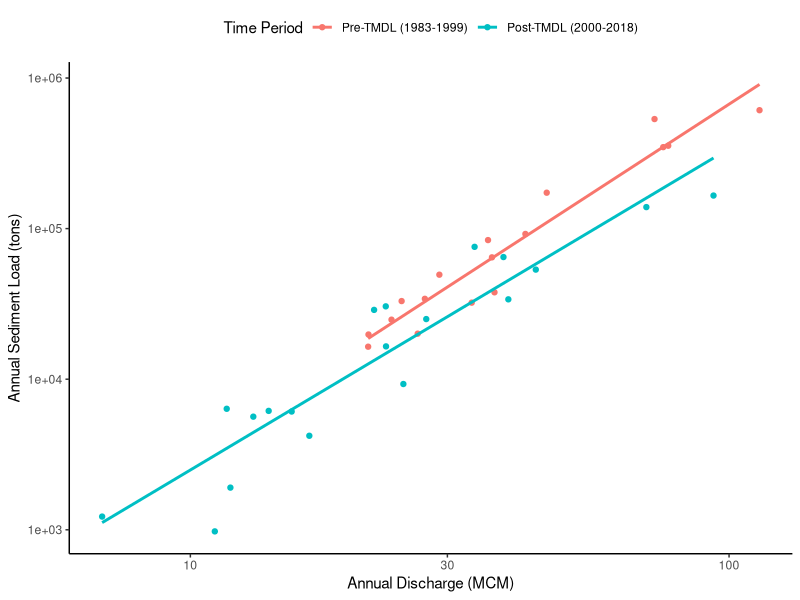
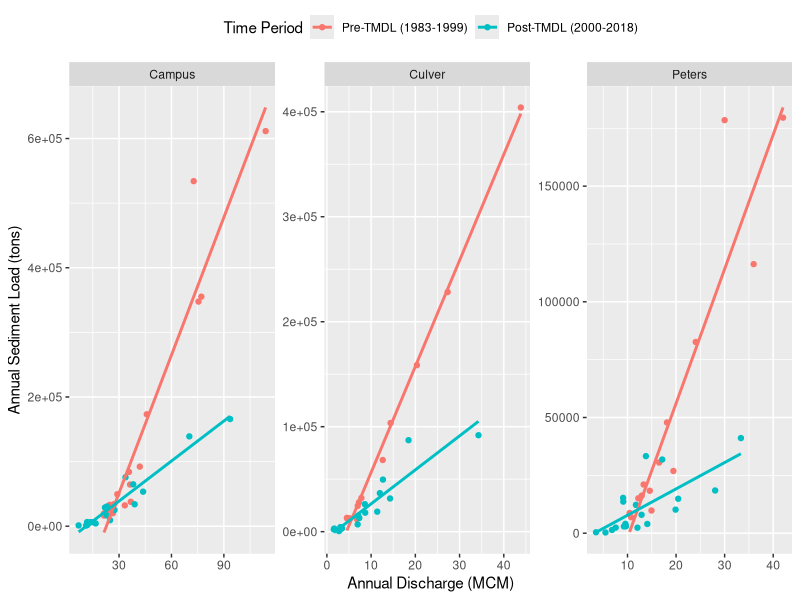

The R source for these figures, in order:
### SD Creek Campus Dr rating curve development pre and post tmdl

install.packages("rstatix")

#load libraries
library("ggplot2")
library("dplyr")
library(rstatix)

### read in sediment data
sed <- read.csv("./data/01_input/CampusDr_sedimentratingdata.csv") %>% 
  mutate(log.Q.MCM = log10(AnnualQ_MCM),
         log.sed.tons = log10(Annual_sediment_tons))

#add column for TMDL
sed$tmdl <- "Pre-TMDL (1983-1999)"
sed$tmdl[sed$Year > 1999] <- "Post-TMDL (2000-2018)"
#set levels of tmdl
sed$tmdl <- factor(sed$tmdl, levels = c("Pre-TMDL (1983-1999)", "Post-TMDL (2000-2018)"))

sed$AnnualQ_acreft <- as.numeric(sed$AnnualQ_acreft)



#plot sediment rating curve
sed.rat <- ggplot(sed, aes(x=AnnualQ_MCM, y=Annual_sediment_tons, color = tmdl)) +
  geom_point() +
  scale_x_continuous(trans='log10') +
  scale_y_continuous(trans='log10') +
  geom_smooth(method = 'lm', , se=F) + #
  labs(x = "Annual Discharge (MCM)", y = "Annual Sediment Load (tons)", colour = "Time Period") +
  theme_bw() +
  theme(panel.border = element_blank(), panel.grid.major = element_blank(),
        panel.grid.minor = element_blank(), axis.line = element_line(colour = "black")) +
  theme(legend.position="top")
  
#save jpg
ggsave(sed.rat, file="./data/01_output/SdCkCampus_ratings.jpg", dpi=300, width = 5, height= 5)

#fit linear model to log-log transformed to get a and b
sed.pre <- sed %>% 
  filter(Year < 2000)
#fit linear model to log log
pre.fit <- lm(log.sed.tons ~ log.Q.MCM, sed.pre)
#pre tmdl av annual flow
pre.mean.ann.flow.MCM <- mean(sed.pre$AnnualQ_MCM)
pre.mean.ann.sed.tons <- mean(sed.pre$Annual_sediment_tons)
pre.mean.ann.sed.tons.km2 <- pre.mean.ann.sed.tons/306


#fit linear model to post tmdl
sed.post <- sed %>% 
  filter(Year > 1999)
#fit linear model to log log
post.fit <- lm(log.sed.tons ~ log.Q.MCM, sed.post)
#post tmdl av annual flow
post.mean.ann.flow.MCM <- mean(sed.post$AnnualQ_MCM)
post.mean.ann.sed.tons <- mean(sed.post$Annual_sediment_tons)
post.mean.ann.sed.tons.km2 <- post.mean.ann.sed.tons/306

#ancova test sig diff between two models post and pre tmdl
anova.diff <- anova_test(sed, log.sed.tons ~ log.Q.MCM + tmdl, type=3, detailed = TRUE) #type 3 is ancova


#2005-2019
sed.20052019 <- sed %>% 
  filter(Year > 2004)
#post tmdl av annual flow
post.mean.ann.flow.MCM.20052019 <- mean(sed.20052019$AnnualQ_MCM)
post.mean.ann.sed.tons.20052019 <- mean(sed.20052019$Annual_sediment_tons)

#############################################################################
####read in all long-term gages
sed.all <- read.csv("./data/01_input/Campus_Peters_Culver_sedimentratingdata.csv") %>% 
  mutate(log.Q.MCM = log10(AnnualQ_MCM),
         log.sed.tons = log10(Annual_sediment_tons))

#add column for TMDL
sed.all$tmdl <- "Pre-TMDL (1983-1999)"
sed.all$tmdl[sed.all$Year > 1999] <- "Post-TMDL (2000-2018)"
#set levels of tmdl
sed.all$tmdl <- factor(sed.all$tmdl, levels = c("Pre-TMDL (1983-1999)", "Post-TMDL (2000-2018)"))

sed.all$AnnualQ_acreft <- as.numeric(sed.all$AnnualQ_acreft)

#plot sediment rating curve
sed.rat.all <- ggplot(sed.all, aes(x=AnnualQ_MCM, y=Annual_sediment_tons, color = tmdl)) +
  geom_point() +
  facet_wrap(~site, scales = "free") +
  #scale_x_continuous(trans='log10') +
  #scale_y_continuous(trans='log10') +
  geom_smooth(method = 'lm', se=F) +
  labs(x = "Annual Discharge (MCM)", y = "Annual Sediment Load (tons)", colour = "Time Period") +
  theme(legend.position="top")

#save jpg
ggsave(sed.rat.all, file="./data/01_output/SdCkCampus_ratings.jpg", dpi=300, width = 5, height= 5)

